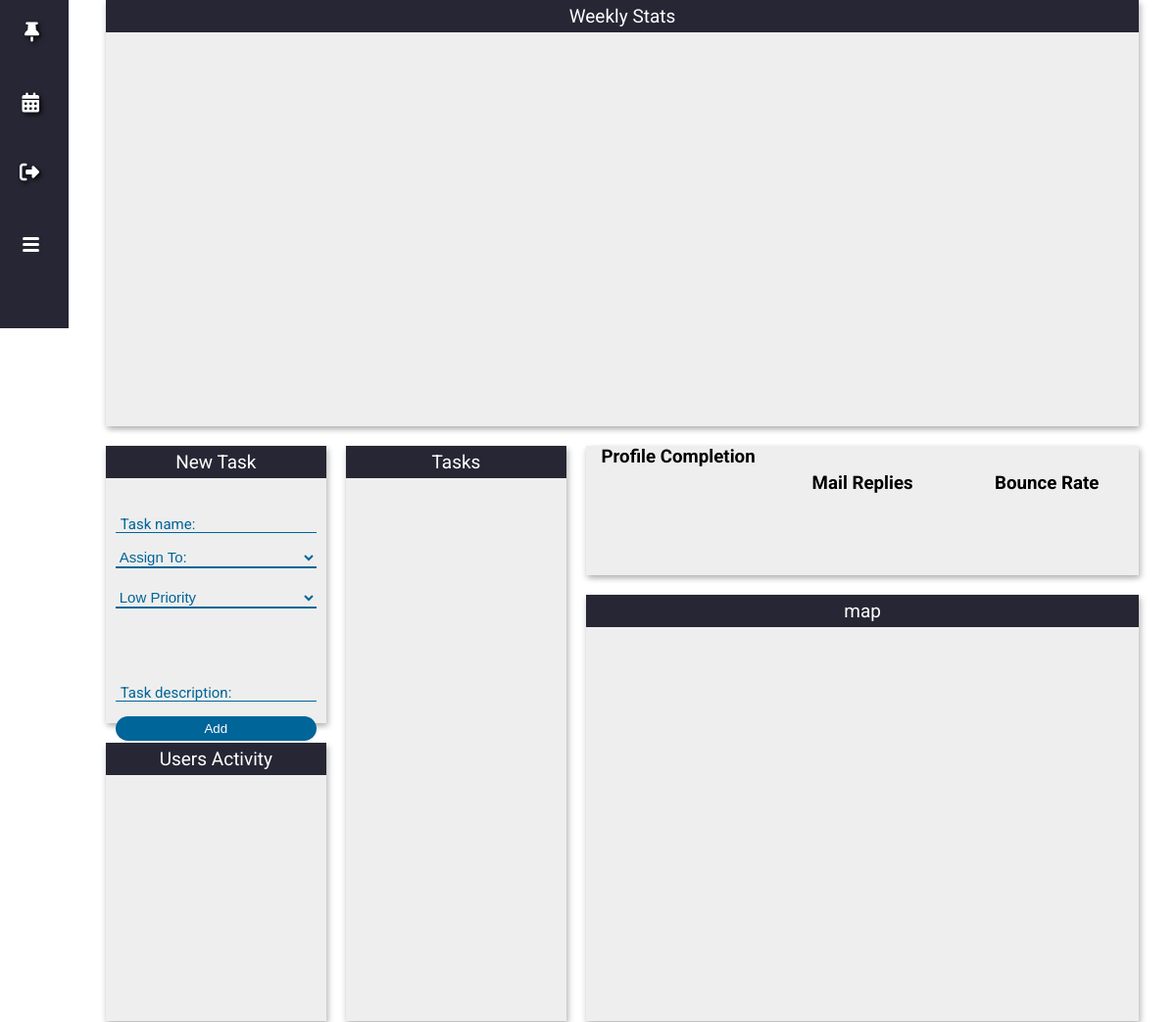
/landing.php (middle part), run on an earlier commit of the app's database.
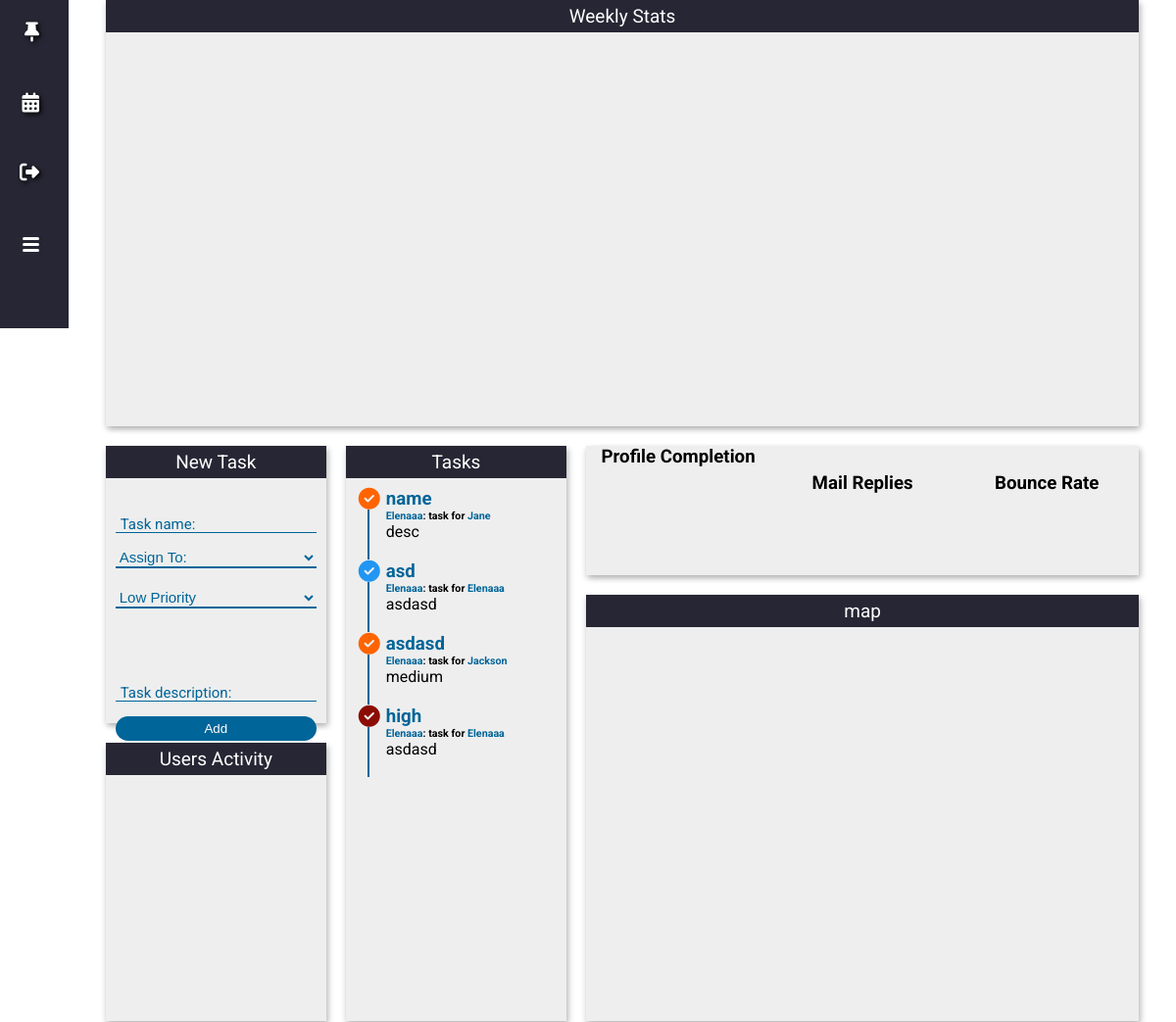
And on a later commit of the database.
### tables this page shows
CREATE TABLE `tasks` (
  `id` int(11) NOT NULL,
  `created_by` varchar(50) NOT NULL,
  `assigned_to` varchar(50) NOT NULL,
  `name` varchar(50) NOT NULL,
  `priority` varchar(10) NOT NULL,
  `description` text NOT NULL
);

### db/db.php (called while the page is built, shortened)
<?php
	function connect(){
		$pdo = new PDO("mysql:host=localhost;dbname=admindashboard", 'root', '');
		return $pdo;
	}
	function getAllTasks($user)
	{
		$pdo = connect();
		$u = $pdo->query("SELECT * FROM `tasks`");
    	$users = $u->fetchAll();
    	return $users;
	}
 ?>

### landing.php (the view, shortened to what this page needs)
<?php include 'includes/header.php' ?>
<div class="land-grid">
	<div id="line-chart" class="block">
		<div class="title">Weekly Stats</div>
		<div class="line-chart-content">
			<div id="area-chart"></div>
		</div>
	</div>
	<div id="create-task" class="block">
		<form method="POST" action="db/createTask.php">
			<div class="title">New Task</div>
			<div class="create-task-content">
			    <div class="group">
			      <input type="text" required id="task-title" name="task-title">
			      <label id="task-name-label">Task name:</label>
			    </div>
			    <select id="task-for" name="task-for">
			    		<option value="Not set">Assign To:</option>
				</select>
				<select id="task-priority" name="task-priority">
					<option value="low">Low Priority</option>
				</select>
			    <div class="group">
			      <textarea type="text" required="" id="task-description" rows="3" maxlength="200" name="task-description"></textarea>
			      <label>Task description:</label>
			    </div>
				<button type="submit" id="submit-task">Add</button>
			</div>
		</form>
	</div>
	<div id="display-task" class="block">
		<div class="title">Tasks</div>
		<div class="task-display-content">
			<?php foreach ($allTasks as $key => $task) { ?>
				<div class="task">
					<h3>
						<i class="<?php echo $task['priority'];?>-priority semaphore fa fa-check-circle" aria-hidden="true"></i>
						<?php echo $task['name']; ?>
					</h3>
					<h6><span><?php echo $task['created_by']; ?></span>: task for <span><?php echo $task['assigned_to']; ?></span></h6>
					<p><?php echo $task['description']; ?></p>
				</div>
			<?php } ?>
		</div>
	</div>
	<div id="pie-charts" class="block">
		<div id="profile-complete">
			<h3>Profile Completion</h3>
			<div id="profile-pie"></div>
		</div>
		<div id="mail-replies">
			<h3>Mail Replies</h3>
		</div>
		<div id="bounce-rate">
			<h3>Bounce Rate</h3>
		</div>
	</div>
	<div id="bar-chart" class="block">
		<div class="title">Users Activity</div>
		<div id="bar-container"></div>
	</div>
	<div id="map" class="block">
		<div class="title">map</div>
		<div id="mapid"></div>
	</div>
</div>
<?php include 'includes/footer.php' ?>

What changed in the data, as far as the page shows it:
added tasks: name "name", created_by "Elenaaa", assigned_to "Jane", description "desc"
added tasks: name "asd", created_by "Elenaaa", assigned_to "Elenaaa", description "asdasd"
added tasks: name "asdasd", created_by "Elenaaa", assigned_to "Jackson", description "medium"
added tasks: name "high", created_by "Elenaaa", assigned_to "Elenaaa", description "asdasd"
